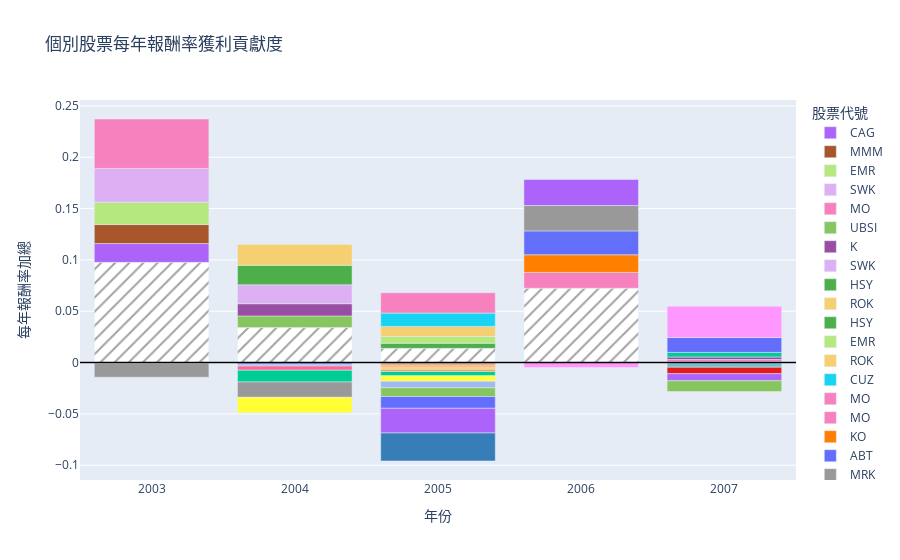

The cell this chart's notebook holds for it:
### Code cell
opt_rep_pe_annual.calc_returns_contrib(5)

### Figure 1 — Plotly figure (JSON) as saved in the notebook; plotly's stock layout.template omitted (floating-point values rounded to 4 significant figures)
{"data": [{"hovertemplate": "%{x}<br>%{y:.2%}<br>DLX<extra></extra>", "marker": {"color": "#FF6692"}, "name": "DLX", "offsetgroup": "DLX", "showlegend": false, "type": "bar", "x": [2003], "y": [-0.0007021]}, {"hovertemplate": "%{x}<br>%{y:.2%}<br>MRK<extra></extra>", "marker": {"color": "rgb(153,153,153)"}, "name": "MRK", "offsetgroup": "MRK", "showlegend": false, "type": "bar", "x": [2003], "y": [-0.01357]}, {"base": 0, "hovertemplate": "%{x}<br>其他: %{y:.2%}<extra></extra>", "marker": {"color": "white", "pattern": {"shape": "/"}}, "name": "其他 (2003)", "offsetgroup": "其他", "showlegend": false, "type": "bar", "x": [2003], "y": [0.09759]}, {"base": 0.09759, "hovertemplate": "CAG: 1.84%<extra></extra>", "marker": {"color": "#AB63FA"}, "name": "CAG", "offsetgroup": "CAG", "type": "bar", "x": [2003], "y": [0.01836]}, {"base": 0.1159, "hovertemplate": "MMM: 1.85%<extra></extra>", "marker": {"color": "rgb(166,86,40)"}, "name": "MMM", "offsetgroup": "MMM", "type": "bar", "x": [2003], "y": [0.0185]}, {"base": 0.1344, "hovertemplate": "EMR: 2.18%<extra></extra>", "marker": {"color": "#B6E880"}, "name": "EMR", "offsetgroup": "EMR", "type": "bar", "x": [2003], "y": [0.02182]}, {"base": 0.1563, "hovertemplate": "SWK: 3.29%<extra></extra>", "marker": {"color": "rgb(220, 176, 242)"}, "name": "SWK", "offsetgroup": "SWK", "type": "bar", "x": [2003], "y": [0.03287]}, {"base": 0.1891, "hovertemplate": "MO: 4.81%<extra></extra>", "marker": {"color": "rgb(247,129,191)"}, "name": "MO", "offsetgroup": "MO", "type": "bar", "x": [2003], "y": [0.04811]}, {"hovertemplate": "%{x}<br>%{y:.2%}<br>ABT<extra></extra>", "marker": {"color": "#636EFA"}, "name": "ABT", "offsetgroup": "ABT", "showlegend": false, "type": "bar", "x": [2004], "y": [-0.001448]}, {"hovertemplate": "%{x}<br>%{y:.2%}<br>VTR<extra></extra>", "marker": {"color": "rgb(158, 185, 243)"}, "name": "VTR", "offsetgroup": "VTR", "showlegend": false, "type": "bar", "x": [2004], "y": [-0.001965]}, {"hovertemplate": "%{x}<br>%{y:.2%}<br>DLX<extra></extra>", "marker": {"color": "#FF6692"}, "name": "DLX", "offsetgroup": "DLX", "showlegend": false, "type": "bar", "x": [2004], "y": [-0.004016]}, {"hovertemplate": "%{x}<br>%{y:.2%}<br>BMY<extra></extra>", "marker": {"color": "#00CC96"}, "name": "BMY", "offsetgroup": "BMY", "showlegend": false, "type": "bar", "x": [2004], "y": [-0.0115]}, {"hovertemplate": "%{x}<br>%{y:.2%}<br>MRK<extra></extra>", "marker": {"color": "rgb(153,153,153)"}, "name": "MRK", "offsetgroup": "MRK", "showlegend": false, "type": "bar", "x": [2004], "y": [-0.01491]}, {"hovertemplate": "%{x}<br>%{y:.2%}<br>MMC<extra></extra>", "marker": {"color": "rgb(255,255,51)"}, "name": "MMC", "offsetgroup": "MMC", "showlegend": false, "type": "bar", "x": [2004], "y": [-0.0151]}, {"base": 0, "hovertemplate": "%{x}<br>其他: %{y:.2%}<extra></extra>", "marker": {"color": "white", "pattern": {"shape": "/"}}, "name": "其他 (2004)", "offsetgroup": "其他", "showlegend": false, "type": "bar", "x": [2004], "y": [0.03414]}, {"base": 0.03414, "hovertemplate": "UBSI: 1.13%<extra></extra>", "marker": {"color": "rgb(135, 197, 95)"}, "name": "UBSI", "offsetgroup": "UBSI", "type": "bar", "x": [2004], "y": [0.01127]}, {"base": 0.04541, "hovertemplate": "K: 1.19%<extra></extra>", "marker": {"color": "rgb(152,78,163)"}, "name": "K", "offsetgroup": "K", "type": "bar", "x": [2004], "y": [0.01191]}, {"base": 0.05732, "hovertemplate": "SWK: 1.84%<extra></extra>", "marker": {"color": "rgb(220, 176, 242)"}, "name": "SWK", "offsetgroup": "SWK", "type": "bar", "x": [2004], "y": [0.01843]}, {"base": 0.07575, "hovertemplate": "HSY: 1.89%<extra></extra>", "marker": {"color": "rgb(77,175,74)"}, "name": "HSY", "offsetgroup": "HSY", "type": "bar", "x": [2004], "y": [0.01894]}, {"base": 0.0947, "hovertemplate": "ROK: 2.03%<extra></extra>", "marker": {"color": "rgb(246, 207, 113)"}, "name": "ROK", "offsetgroup": "ROK", "type": "bar", "x": [2004], "y": [0.02034]}, {"hovertemplate": "%{x}<br>%{y:.2%}<br>K<extra></extra>", "marker": {"color": "rgb(152,78,163)"}, "name": "K", "offsetgroup": "K", "showlegend": false, "type": "bar", "x": [2005], "y": [-0.0012]}, {"hovertemplate": "%{x}<br>%{y:.2%}<br>KO<extra></extra>", "marker": {"color": "rgb(255,127,0)"}, "name": "KO", "offsetgroup": "KO", "showlegend": false, "type": "bar", "x": [2005], "y": [-0.001299]}, {"hovertemplate": "%{x}<br>%{y:.2%}<br>SON<extra></extra>", "marker": {"color": "rgb(248, 156, 116)"}, "name": "SON", "offsetgroup": "SON", "showlegend": false, "type": "bar", "x": [2005], "y": [-0.001891]}, {"hovertemplate": "%{x}<br>%{y:.2%}<br>FUN<extra></extra>", "marker": {"color": "#FECB52"}, "name": "FUN", "offsetgroup": "FUN", "showlegend": false, "type": "bar", "x": [2005], "y": [-0.002095]}, {"hovertemplate": "%{x}<br>%{y:.2%}<br>CPB<extra></extra>", "marker": {"color": "#FFA15A"}, "name": "CPB", "offsetgroup": "CPB", "showlegend": false, "type": "bar", "x": [2005], "y": [-0.002229]}, {"hovertemplate": "%{x}<br>%{y:.2%}<br>BMY<extra></extra>", "marker": {"color": "#00CC96"}, "name": "BMY", "offsetgroup": "BMY", "showlegend": false, "type": "bar", "x": [2005], "y": [-0.004243]}, {"hovertemplate": "%{x}<br>%{y:.2%}<br>MMC<extra></extra>", "marker": {"color": "rgb(255,255,51)"}, "name": "MMC", "offsetgroup": "MMC", "showlegend": false, "type": "bar", "x": [2005], "y": [-0.005365]}, {"hovertemplate": "%{x}<br>%{y:.2%}<br>VTR<extra></extra>", "marker": {"color": "rgb(158, 185, 243)"}, "name": "VTR", "offsetgroup": "VTR", "showlegend": false, "type": "bar", "x": [2005], "y": [-0.006241]}, {"hovertemplate": "%{x}<br>%{y:.2%}<br>UBSI<extra></extra>", "marker": {"color": "rgb(135, 197, 95)"}, "name": "UBSI", "offsetgroup": "UBSI", "showlegend": false, "type": "bar", "x": [2005], "y": [-0.008501]}, {"hovertemplate": "%{x}<br>%{y:.2%}<br>ABT<extra></extra>", "marker": {"color": "#636EFA"}, "name": "ABT", "offsetgroup": "ABT", "showlegend": false, "type": "bar", "x": [2005], "y": [-0.0115]}, {"hovertemplate": "%{x}<br>%{y:.2%}<br>CAG<extra></extra>", "marker": {"color": "#AB63FA"}, "name": "CAG", "offsetgroup": "CAG", "showlegend": false, "type": "bar", "x": [2005], "y": [-0.02402]}, {"hovertemplate": "%{x}<br>%{y:.2%}<br>GOGL<extra></extra>", "marker": {"color": "rgb(55,126,184)"}, "name": "GOGL", "offsetgroup": "GOGL", "showlegend": false, "type": "bar", "x": [2005], "y": [-0.0273]}, {"base": 0, "hovertemplate": "%{x}<br>其他: %{y:.2%}<extra></extra>", "marker": {"color": "white", "pattern": {"shape": "/"}}, "name": "其他 (2005)", "offsetgroup": "其他", "showlegend": false, "type": "bar", "x": [2005], "y": [0.01383]}, {"base": 0.01383, "hovertemplate": "HSY: 0.50%<extra></extra>", "marker": {"color": "rgb(77,175,74)"}, "name": "HSY", "offsetgroup": "HSY", "type": "bar", "x": [2005], "y": [0.005033]}, {"base": 0.01886, "hovertemplate": "EMR: 0.67%<extra></extra>", "marker": {"color": "#B6E880"}, "name": "EMR", "offsetgroup": "EMR", "type": "bar", "x": [2005], "y": [0.006656]}, {"base": 0.02552, "hovertemplate": "ROK: 0.97%<extra></extra>", "marker": {"color": "rgb(246, 207, 113)"}, "name": "ROK", "offsetgroup": "ROK", "type": "bar", "x": [2005], "y": [0.009725]}, {"base": 0.03524, "hovertemplate": "CUZ: 1.30%<extra></extra>", "marker": {"color": "#19D3F3"}, "name": "CUZ", "offsetgroup": "CUZ", "type": "bar", "x": [2005], "y": [0.01296]}, {"base": 0.0482, "hovertemplate": "MO: 1.98%<extra></extra>", "marker": {"color": "rgb(247,129,191)"}, "name": "MO", "offsetgroup": "MO", "type": "bar", "x": [2005], "y": [0.01978]}, {"hovertemplate": "%{x}<br>%{y:.2%}<br>FCX<extra></extra>", "marker": {"color": "#FF97FF"}, "name": "FCX", "offsetgroup": "FCX", "showlegend": false, "type": "bar", "x": [2006], "y": [-0.004855]}, {"base": 0, "hovertemplate": "%{x}<br>其他: %{y:.2%}<extra></extra>", "marker": {"color": "white", "pattern": {"shape": "/"}}, "name": "其他 (2006)", "offsetgroup": "其他", "showlegend": false, "type": "bar", "x": [2006], "y": [0.07242]}, {"base": 0.07242, "hovertemplate": "MO: 1.54%<extra></extra>", "marker": {"color": "rgb(247,129,191)"}, "name": "MO", "offsetgroup": "MO", "type": "bar", "x": [2006], "y": [0.01539]}, {"base": 0.08781, "hovertemplate": "KO: 1.72%<extra></extra>", "marker": {"color": "rgb(255,127,0)"}, "name": "KO", "offsetgroup": "KO", "type": "bar", "x": [2006], "y": [0.01719]}, {"base": 0.105, "hovertemplate": "ABT: 2.33%<extra></extra>", "marker": {"color": "#636EFA"}, "name": "ABT", "offsetgroup": "ABT", "type": "bar", "x": [2006], "y": [0.02325]}, {"base": 0.1282, "hovertemplate": "MRK: 2.47%<extra></extra>", "marker": {"color": "rgb(153,153,153)"}, "name": "MRK", "offsetgroup": "MRK", "type": "bar", "x": [2006], "y": [0.02468]}, {"base": 0.1529, "hovertemplate": "CAG: 2.53%<extra></extra>", "marker": {"color": "#AB63FA"}, "name": "CAG", "offsetgroup": "CAG", "type": "bar", "x": [2006], "y": [0.02533]}, {"hovertemplate": "%{x}<br>%{y:.2%}<br>KO<extra></extra>", "marker": {"color": "rgb(255,127,0)"}, "name": "KO", "offsetgroup": "KO", "showlegend": false, "type": "bar", "x": [2007], "y": [-0.0004562]}, {"hovertemplate": "%{x}<br>%{y:.2%}<br>PFE<extra></extra>", "marker": {"color": "rgb(102, 197, 204)"}, "name": "PFE", "offsetgroup": "PFE", "showlegend": false, "type": "bar", "x": [2007], "y": [-0.004143]}, {"hovertemplate": "%{x}<br>%{y:.2%}<br>GE<extra></extra>", "marker": {"color": "rgb(228,26,28)"}, "name": "GE", "offsetgroup": "GE", "showlegend": false, "type": "bar", "x": [2007], "y": [-0.006286]}, {"hovertemplate": "%{x}<br>%{y:.2%}<br>CAG<extra></extra>", "marker": {"color": "#AB63FA"}, "name": "CAG", "offsetgroup": "CAG", "showlegend": false, "type": "bar", "x": [2007], "y": [-0.006867]}, {"hovertemplate": "%{x}<br>%{y:.2%}<br>UBSI<extra></extra>", "marker": {"color": "rgb(135, 197, 95)"}, "name": "UBSI", "offsetgroup": "UBSI", "showlegend": false, "type": "bar", "x": [2007], "y": [-0.01047]}, {"base": 0, "hovertemplate": "%{x}<br>其他: %{y:.2%}<extra></extra>", "marker": {"color": "white", "pattern": {"shape": "/"}}, "name": "其他 (2007)", "offsetgroup": "其他", "showlegend": false, "type": "bar", "x": [2007], "y": [0.0006946]}, {"base": 0.0006946, "hovertemplate": "MO: 0.23%<extra></extra>", "marker": {"color": "rgb(247,129,191)"}, "name": "MO", "offsetgroup": "MO", "type": "bar", "x": [2007], "y": [0.002293]}, {"base": 0.002988, "hovertemplate": "K: 0.24%<extra></extra>", "marker": {"color": "rgb(152,78,163)"}, "name": "K", "offsetgroup": "K", "type": "bar", "x": [2007], "y": [0.002423]}, {"base": 0.005411, "hovertemplate": "BMY: 0.45%<extra></extra>", "marker": {"color": "#00CC96"}, "name": "BMY", "offsetgroup": "BMY", "type": "bar", "x": [2007], "y": [0.004498]}, {"base": 0.009909, "hovertemplate": "ABT: 1.45%<extra></extra>", "marker": {"color": "#636EFA"}, "name": "ABT", "offsetgroup": "ABT", "type": "bar", "x": [2007], "y": [0.01451]}, {"base": 0.02442, "hovertemplate": "FCX: 3.04%<extra></extra>", "marker": {"color": "#FF97FF"}, "name": "FCX", "offsetgroup": "FCX", "type": "bar", "x": [2007], "y": [0.03041]}], "layout": {"barmode": "relative", "legend": {"title": {"text": "股票代號"}}, "shapes": [{"line": {"color": "black", "width": 1.5}, "type": "line", "x0": 0, "x1": 1, "xref": "paper", "y0": 0, "y1": 0, "yref": "y"}], "title": {"text": "個別股票每年報酬率獲利貢獻度"}, "xaxis": {"title": {"text": "年份"}}, "yaxis": {"title": {"text": "每年報酬率加總"}}}}
